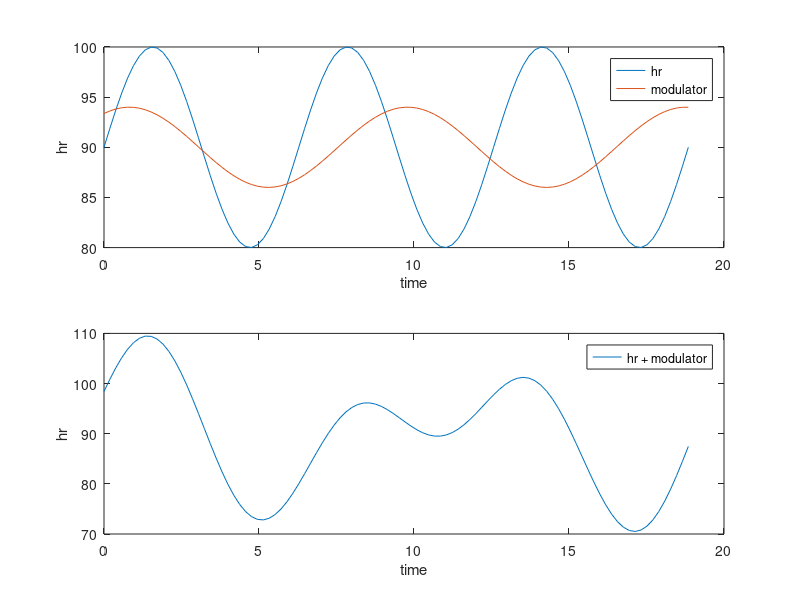

Write the MATLAB code that produced this figure.
%% sine and altered sine
close all, clear all, clc
x = linspace(0,1.2);
line([1 1],get(axes,'YLim'),'Color',[1 0 0]); hold on
f1 = 2.1;
phi = asin(sin(2*pi*1*f1));

f2 = 1.5;
plot(x,0.5 + 0.5*sin(2*pi*x*f1)); hold on
plot(x,0.5 + 0.5*sin(2*pi*(x+1)*f2 + phi)); hold on
axis([0 1.5 0 1])
legend('t2=0','original sine','altered sine')

%% lfo/modulator
close all, clear all, clc
p = 90;
q = 10;

x = linspace(0,2*pi * 3);
subplot(2,1,1); plot(x,p + q*sin(x))
hold on
subplot(2,1,1); plot(x,p + q*0.4*sin(0.7*x + 1))
legend('hr','modulator')
xlabel('time'); ylabel('hr');

subplot(2,1,2); plot(x,p + q*sin(0.6*x + 1) + q*sin(x))
legend('hr + modulator')
xlabel('time'); ylabel('hr');

